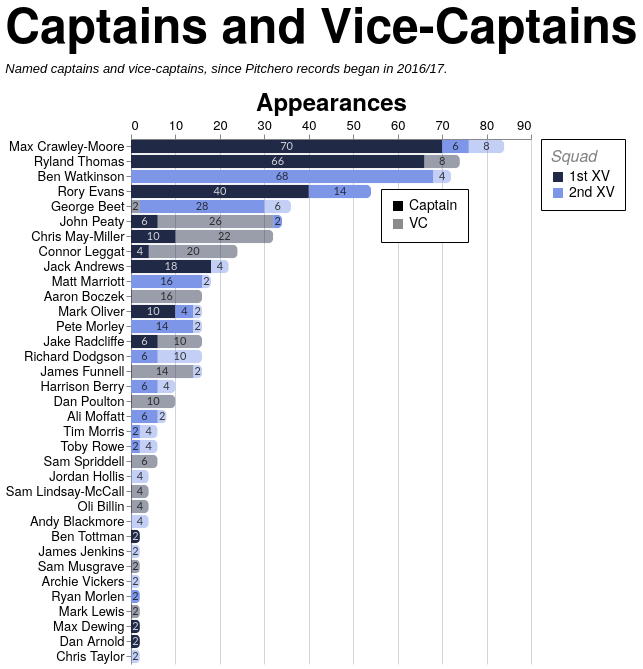

Source (Vega-Lite JSON):
### Vega-Lite specification from a JSON file in a GitHub repository (floating-point values rounded to 4 significant figures; data arrays with more than 128 entries replaced by an {"elided": "..."} marker saying what was removed)
{"config": {"axis": {"labelFont": "PT Sans Narrow, Helvetica Neue, Helvetica, Arial, sans-serif", "titleFont": "PT Sans Narrow, Helvetica Neue, Helvetica, Arial, sans-serif", "labelFontSize": 13, "titleFontSize": 24, "gridColor": "#202947", "gridOpacity": 0.2, "zindex": 1}, "text": {"font": "Lato, sans-serif"}, "bar": {"cornerRadiusEnd": 5}, "header": {"labelFont": "PT Sans Narrow, Helvetica Neue, Helvetica, Arial, sans-serif", "titleFont": "PT Sans Narrow, Helvetica Neue, Helvetica, Arial, sans-serif", "labelFontSize": 24, "titleFontSize": 28, "labelFontWeight": "bold", "orient": "left"}, "legend": {"labelFont": "PT Sans Narrow, Helvetica Neue, Helvetica, Arial, sans-serif", "titleFont": "PT Sans Narrow, Helvetica Neue, Helvetica, Arial, sans-serif", "labelFontSize": 14, "titleFontSize": 16, "titlePadding": 5, "fillColor": "white", "strokeColor": "black", "padding": 10, "titleFontWeight": "lighter", "titleFontStyle": "italic", "titleColor": "gray", "offset": 10}, "title": {"font": "PT Sans Narrow, Helvetica Neue, Helvetica, Arial, sans-serif", "fontSize": 48, "fontWeight": "bold", "anchor": "start", "align": "center", "titlePadding": 20, "subtitlePadding": 10, "subtitleFontSize": 13, "subtitleColor": "", "subtitleFontStyle": "italic", "offset": 15, "color": "black"}, "axisX": {"labelAngle": 0}, "facet": {"title": null, "header": null, "align": {"row": "each", "column": "each"}, "spacing": 10}, "resolve": {"scale": {"y": "independent", "facet": "independent"}}, "background": "transparent", "scale": {"offsetBandPaddingOuter": 0.2, "offsetBandPaddingInner": 0.1}, "view": {"stroke": null, "background": "transparent"}}, "layer": [{"mark": {"type": "bar"}, "encoding": {"color": {"field": "squad", "legend": {"labelExpr": "datum.value + ' XV'", "orient": "right", "title": "Squad"}, "scale": {"domain": ["1st", "2nd"], "range": ["#202946", "#7d96e8"]}, "sort": ["1st", "2nd"], "type": "nominal"}, "opacity": {"field": "role", "legend": {"legendX": 250, "legendY": 50, "orient": "none", "title": null}, "scale": {"domain": ["Captain", "VC"], "range": [1.0, 0.45]}, "sort": ["Captain", "VC"], "type": "nominal"}, "order": {"field": "stack_order", "sort": "ascending", "type": "quantitative"}, "tooltip": [{"field": "player", "title": "Player", "type": "nominal"}, {"field": "squad", "title": "Squad", "type": "nominal"}, {"field": "role", "title": "Role", "type": "nominal"}, {"field": "games_agg", "title": "Games", "type": "quantitative"}], "x": {"axis": {"orient": "top", "title": "Appearances"}, "field": "games_agg", "stack": "zero", "type": "quantitative"}, "y": {"field": "player", "sort": {"field": "player_total", "op": "max", "order": "descending"}, "title": null, "type": "nominal"}}, "transform": [{"aggregate": [{"op": "sum", "field": "games", "as": "games_agg"}, {"op": "max", "field": "player_total", "as": "player_total"}], "groupby": ["player", "squad", "role", "stack_order"]}]}, {"mark": {"type": "text", "align": "center", "baseline": "middle", "fontSize": 11, "opacity": 0.8}, "encoding": {"color": {"field": "label_color", "legend": null, "scale": null, "type": "nominal"}, "text": {"field": "games_agg", "format": ".0f", "type": "quantitative"}, "x": {"field": "x_mid", "type": "quantitative"}, "y": {"field": "player", "sort": {"field": "player_total", "op": "max", "order": "descending"}, "title": null, "type": "nominal"}}, "transform": [{"aggregate": [{"op": "sum", "field": "games", "as": "games_agg"}, {"op": "max", "field": "player_total", "as": "player_total"}], "groupby": ["player", "squad", "role", "stack_order"]}, {"groupby": ["player"], "stack": "games_agg", "sort": [{"field": "stack_order", "order": "ascending"}], "as": ["x0", "x1"]}, {"calculate": "(datum.x0 + datum.x1) / 2", "as": "x_mid"}, {"calculate": "datum.squad === '1st' && datum.role === 'Captain' ? '#ffffff' : '#111111'", "as": "label_color"}]}], "data": {"name": "data-c30318eb3c0a6c7e260039a6e63fda20"}, "height": {"step": 15}, "title": {"text": "Captains and Vice-Captains", "subtitle": "Named captains and vice-captains, since Pitchero records began in 2016/17."}, "transform": [{"joinaggregate": [{"op": "sum", "field": "games", "as": "player_total"}], "groupby": ["player"]}], "width": 400, "$schema": "https://vega.github.io/schema/vega-lite/v5.20.1.json", "datasets": {"data-c30318eb3c0a6c7e260039a6e63fda20": {"elided": "197 records"}}}
